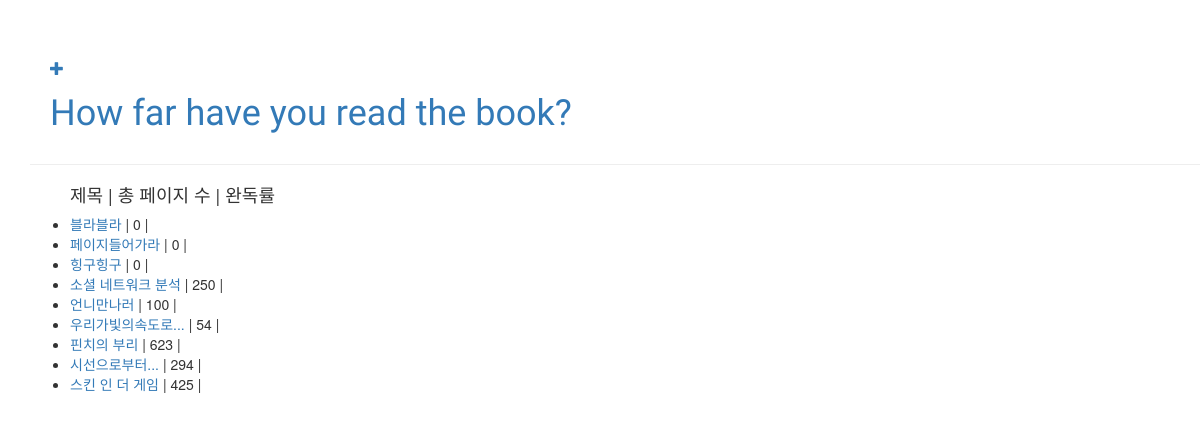
The page /list/ on the database as committed earlier.
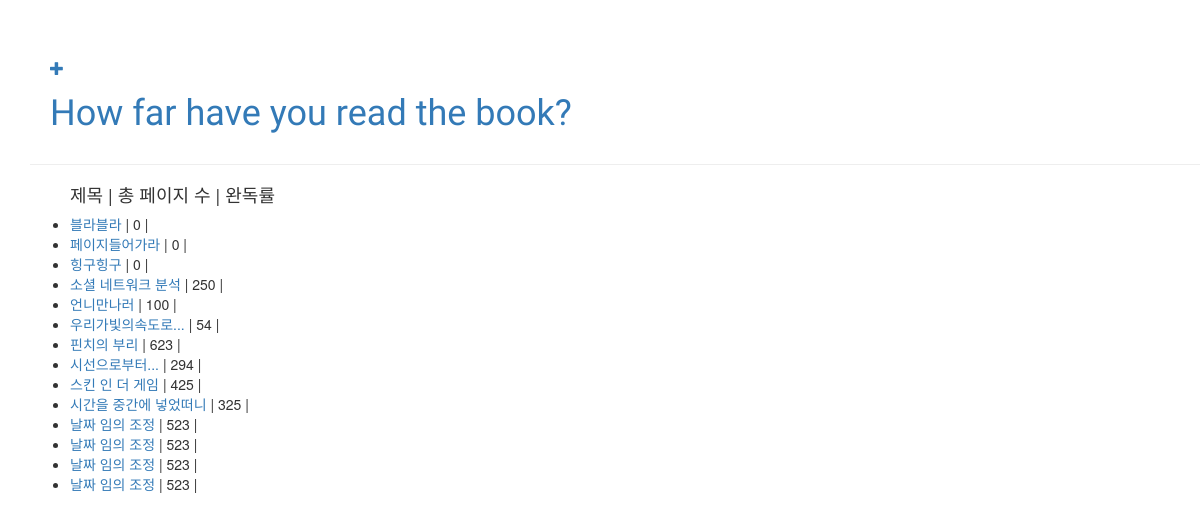
The same page on the database as committed later.
### diary/models.py (models this page shows, shortened)
class Article(models.Model):
	title = models.CharField(max_length=50)
	pageTotal = models.PositiveIntegerField(default=0)
	created_date = models.DateTimeField(default=timezone.now)

### diary/views.py (the view)
# urls.py: path('list/', views.book_list, name='book-list'), # 이게 가장 기본 페이지였으면 좋겠음.
def book_list(request, pk="1"):
	articleList = Article.objects.all().order_by('created_date') # 모든 column을 가져오겠다.
	return render(request, 'list.html', {'mylist':articleList})

### diary/templates/list.html
{% extends 'base.html' %}
{% block content %}
	<ul>
	<h4>제목 | 총 페이지 수 | 완독률</h4>
	{% for article in mylist %}
	<li><a href="/detail/{{article.pk}}">{{ article.title }}</a> | {{ article.pageTotal }}
		|
	</li>
	{% endfor %}
	</ul>
{% endblock %}

Rows that differ between the two databases and show on the page:
added Article: title "시간을 중간에 넣었떠니", pageTotal "325"
added Article: title "날짜 임의 조정", pageTotal "523"
added Article: title "날짜 임의 조정", pageTotal "523"
added Article: title "날짜 임의 조정", pageTotal "523"
added Article: title "날짜 임의 조정", pageTotal "523"
